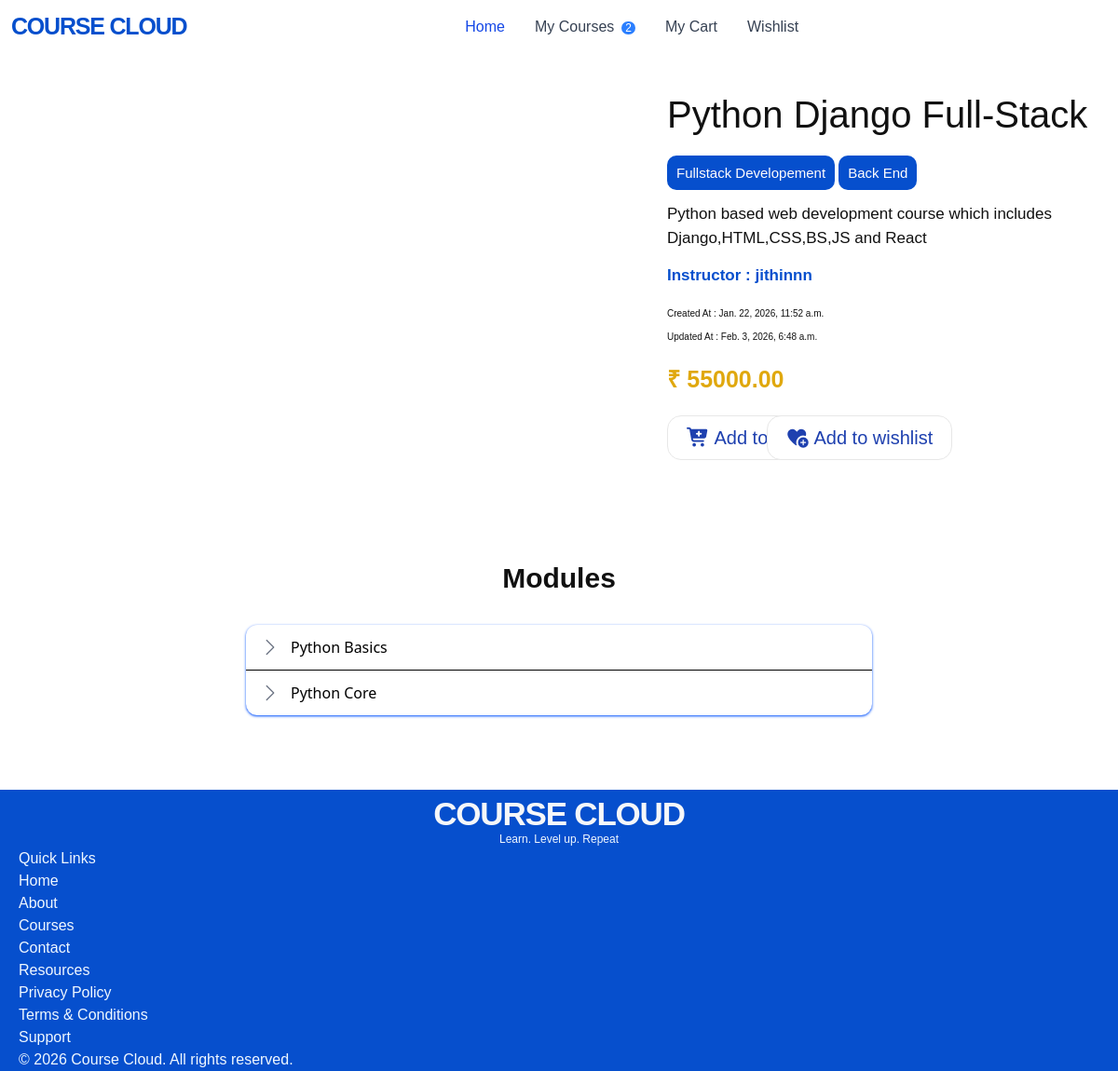
The page /student/course/1 (signed in) on the database its author committed.
### instructor/models.py (models this page shows, shortened)
class Course(models.Model):
    title=models.CharField(max_length=100)
    description=models.TextField()
    price=models.DecimalField(decimal_places=2,max_digits=7)
    owner=models.ForeignKey(User,on_delete=models.CASCADE,related_name="course")
    is_free=models.BooleanField(default=False)
    picture=models.ImageField(upload_to="course_images",default="course_images/default_course.png")
    thumbnail=models.TextField()
    category_object=models.ManyToManyField(Category)
    created_at=models.DateTimeField(auto_now_add=True)
    updated_at=models.DateTimeField(auto_now=True)

class Category(models.Model):
    name=models.CharField(max_length=100)
    def __str__(self):
        return self.name

class User(AbstractUser):
    role_options=[
        ("Instructor","Instructor"),
        ("Student","Student")
    ]
    role=models.CharField(max_length=20,choices=role_options,default="Student")

class Module(models.Model):
    title=models.CharField(max_length=100)
    course=models.ForeignKey(Course,on_delete=models.CASCADE,related_name="module")
    order=models.PositiveIntegerField()
    def __str__(self):
        return self.title

### student/views.py (the view)
# urls.py: path('course/<int:pk>',CourseDetailView.as_view(),name="course"),
class CourseDetailView(DetailView):
    template_name="course_details.html"
    queryset=Course.objects.all()
    context_object_name="object"

### instructor/models.py (called while the page is built)
    def __str__(self):
        return f"{self.module_object.title} + {self.title}"

### student/contextProcessor.py (called while the page is built)
def cartCount(request):
    if request.user.is_authenticated:
        count=Cart.objects.filter(user_object=request.user).count()
        return {"cartcount":count}

def courseCount(request):
    if request.user.is_authenticated:
        ordercount=Order.objects.filter(student=request.user,is_paid=True).count()
        return {"courseCount":ordercount}
    return {"courseCount":0}

def wishlistCount(request):
    if request.user.is_authenticated:
        wishlistcount=Wishlist.objects.filter(user_object=request.user).count()
        return {"wishlistCount":wishlistcount}
    return {"wishlistCount":0}

### student/templates/course_details.html (shortened to what this page needs)
{% extends 'base.html' %}
{% block base %}
<div class="w-full grid grid-cols-2 gap-8" style="min-height: 70vh;">
    <div style="margin-top: 35px;padding-left: 50px;">
        <iframe width="560" height="315" src="{{ object.thumbnail }}?autoplay=1&mute=1" title="YouTube video player" frameborder="0" allow="accelerometer; autoplay; clipboard-write; encrypted-media; gyroscope; picture-in-picture; web-share" allowfullscreen style="width: 700px;height: 393.75px;border-radius: 20px;"></iframe>
    </div>
    <div style="margin-left: 50px;">
    <div style="font-size: 40px;color: rgb(17, 17, 17);font-family: 'sk-modernist',sans-serif;margin-left: 50px;margin-top: 35px;">
    <h2>{{object.title}}</h2>
    </div>
    <div style="margin-left: 50px;margin-top: 20px;">
    {% for i in object.category_object.all %}
    <span style="font-size: 15px;color: rgb(255, 253, 253);font-family: 'sk-modernist',sans-serif;background-color: rgb(6,79,205);border-radius: 10px;padding: 10px;">{{i}}</span>
    {% endfor %}
    </div>
    <div style="font-size: 17px;color: rgb(17, 17, 17);font-family: 'sk-modernist',sans-serif;margin-left: 50px;margin-top: 20px;width: 500px;">
        <p>{{object.description}}</p>
    </div>
    <div style="font-size: 17px;color: rgb(6, 79, 205);font-family: 'sk-modernist',sans-serif;margin-top: 15px;width: 500px;font-weight: bold;margin-left: 50px;">
        <h3>Instructor : {{object.owner}}</h3>
    </div>
    <div style="margin-left: 50px;">
        <div style="font-size: 10px;color: rgb(17, 17, 17);font-family: 'sk-modernist',sans-serif;margin-top: 20px;width: 500px;">
            <h3>Created At : {{object.created_at}}</h3>
        </div>
        <div style="font-size: 10px;color: rgb(17, 17, 17);font-family: 'sk-modernist',sans-serif;margin-top: 10px;width: 500px;">
            <h3>Updated At : {{object.updated_at}}</h3>
        </div>
    </div>
    <div>
        <div>
        {% if object.is_free %}
        <div style="font-size: 25px;color: rgb(37, 182, 9);font-family: 'sk-modernist',sans-serif;margin-left: 50px;margin-top: 20px;width: 500px; font-weight: 800;">
            <h3>Free</h3>
        </div>
        {% else %}
        <div style="font-size: 25px;color: rgb(224, 168, 14);font-family: 'sk-modernist',sans-serif;margin-left: 50px;margin-top: 20px;width: 500px; font-weight: 800;">
            <h3>₹ {{object.price}}</h3>
        </div>
        {% endif %}
    </div>
    <div class="w-full grid grid-cols-2" >
        <div>
        <a href="{% url 'addcart' object.id %}" class="inline-block px-5 py-2 rounded-full text-center"  id="explore"><i class="fa-solid fa-cart-plus"></i> Add to cart</a>
        </div>
        <div style="margin-left: -160px;">
        <a href="{% url 'addtowish' object.id %}" class="inline-block px-5 py-2 rounded-full text-center"  id="explore"><i class="fa-solid fa-heart-circle-plus"></i> Add to wishlist</a>
        </div>
    </div>
    </div>
    </div>
</div>
<div style="margin-top: -30px;">
<div style="font-size: 30px;color: rgb(17, 17, 17);font-family: 'sk-modernist',sans-serif;margin-top: 10px;font-weight: bold;text-align: center;">
    <h1>Modules</h1>
</div>
<ul class="max-w-2xl mt-7 mx-auto divide-y  shadow shadow-blue-600 rounded-xl">
    {% for i in object.module.all %}
    <li>
        <details class="group">
            <summary class="flex items-center gap-3 px-4 py-3 font-medium marker:content-none hover:cursor-pointer">
                <span>{{i}}</span>
            </summary>
        </details>
    </li>
    {% endfor %}
</ul>
</div>
{% endblock %}

### student/templates/course_details.html (style rules this page uses)
#explore { border: 1px solid rgb(231, 231, 231); background: #ffffff; color: #1e40af; width: auto; margin-top: 20px; margin-left: 50px; font-family: 'sk-modernist',sans-serif; font-size: 20px; border-radius: 15px; }

### rows shown on the page
Course: title "Python Django Full-Stack", description "Python based web development course which includes Django,HTML,CSS,BS,JS and React", owner "jithinnn", created_at "Jan. 22, 2026, 11:52 a.m.", updated_at "Feb. 3, 2026, 6:48 a.m.", price "55000.00"
Category: name "Fullstack Developement"
Category: name "Back End"
Module: title "Python Basics"
Module: title "Python Core"

### other values the page prints
{{ courseCount }} "2"
